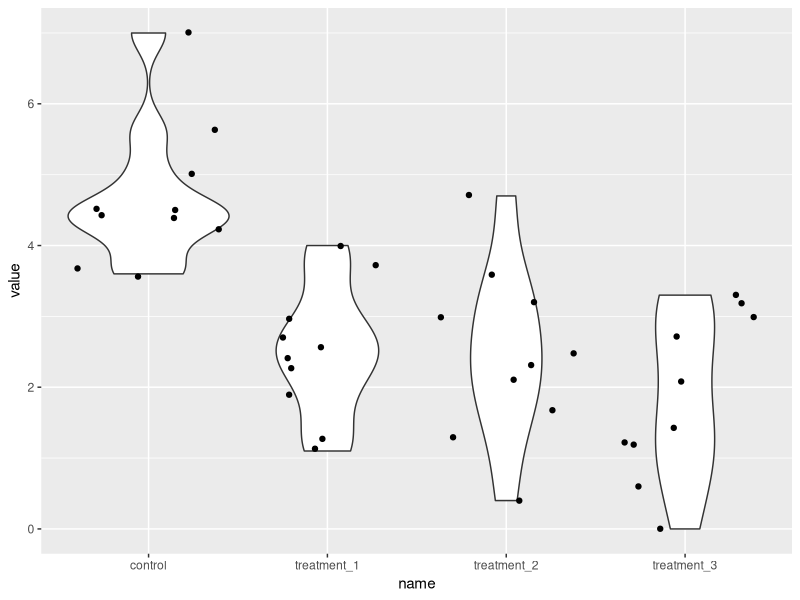

This chart was generated by the following R code:
## ---- chunk 1
library(tidyverse)

a <- tibble(control = c(3.6, 4.2, 3.7, 7.0, 5.0, 4.5, 4.4, 5.6, 4.4, 4.5),
            treatment_1 = c(3.0, 2.4, 4.0, 2.7, 2.6, 2.3, 1.1, 3.7, 1.9, 1.3),
            treatment_2 = c(0.4, 2.3, 3.6, 3.2, 2.1, 1.7, 4.7, 1.3, 3.0, 2.5),
            treatment_3 = c(3.3, 0.0, 3.0, 0.6, 1.2, 1.2, 2.7, 3.2, 1.4, 2.1))
print(a)

b <- a %>%
  pivot_longer(cols = c("control", "treatment_1", "treatment_2", "treatment_3"))
print(b)
## ---- chunk 2
b %>%
  group_by(name) %>%
  summarize(count = n(), mean = mean(value), sd = sd(value))
## ---- chunk 3
b %>%
  ggplot(aes(x = name, y = value)) +
  geom_violin() +
  geom_point(position = "jitter")
## ---- chunk 4
m <- aov(value ~ name, data = b)
print(m)
summary(m)
## ---- chunk 5
TukeyHSD(m)
## ---- chunk 6
pairwise.t.test(b$value, b$name, p.adjust.method = "BH")
## ---- chunk 7
library(car)
leveneTest(value ~ name, data = b)
## ---- chunk 8
oneway.test(value ~ name, data = b)

pairwise.t.test(b$value, b$name, p.adjust.method = "BH", pool.sd = FALSE)
## ---- chunk 9
kruskal.test(value ~ name, data = b)
## ---- chunk 10
sessionInfo()
